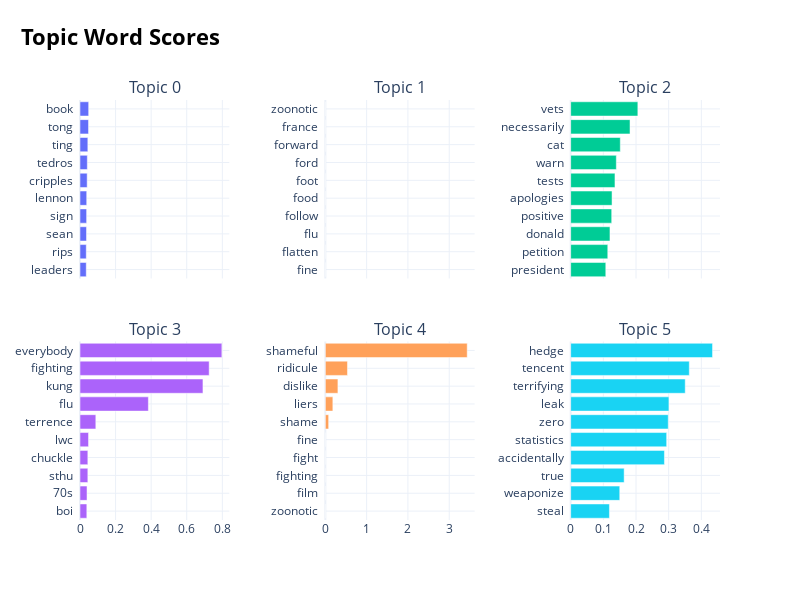

The notebook cell saved with this chart:
### Code cell
alberto.visualize_barchart(top_n_topics=6, n_words=10)

### Figure 1 — Plotly figure (JSON) as saved in the notebook; plotly's stock layout.template omitted (floating-point values rounded to 4 significant figures)
{"data": [{"orientation": "h", "type": "bar", "x": [0.03511, 0.03525, 0.0366, 0.03721, 0.0377, 0.04031, 0.04114, 0.04406, 0.04792, 0.04873], "xaxis": "x", "y": ["leaders  ", "rips  ", "sean  ", "sign  ", "lennon  ", "cripples  ", "tedros  ", "ting  ", "tong  ", "book  "], "yaxis": "y"}, {"orientation": "h", "type": "bar", "x": [0, 0, 0, 0, 0, 0, 0, 0, 0, 0], "xaxis": "x2", "y": ["fine  ", "flatten  ", "flu  ", "follow  ", "food  ", "foot  ", "ford  ", "forward  ", "france  ", "zoonotic  "], "yaxis": "y2"}, {"orientation": "h", "type": "bar", "x": [0.1075, 0.1136, 0.1203, 0.1256, 0.1266, 0.1356, 0.1398, 0.1519, 0.1817, 0.2056], "xaxis": "x3", "y": ["president  ", "petition  ", "donald  ", "positive  ", "apologies  ", "tests  ", "warn  ", "cat  ", "necessarily  ", "vets  "], "yaxis": "y3"}, {"orientation": "h", "type": "bar", "x": [0.03836, 0.03949, 0.04404, 0.04404, 0.04794, 0.0889, 0.3843, 0.6911, 0.726, 0.7974], "xaxis": "x4", "y": ["boi  ", "70s  ", "sthu  ", "chuckle  ", "lwc  ", "terrence  ", "flu  ", "kung  ", "fighting  ", "everybody  "], "yaxis": "y4"}, {"orientation": "h", "type": "bar", "x": [0, 0, 0, 0, 0, 0.08031, 0.182, 0.3045, 0.536, 3.435], "xaxis": "x5", "y": ["zoonotic  ", "film  ", "fighting  ", "fight  ", "fine  ", "shame  ", "liers  ", "dislike  ", "ridicule  ", "shameful  "], "yaxis": "y5"}, {"orientation": "h", "type": "bar", "x": [0.1187, 0.1502, 0.1637, 0.287, 0.2939, 0.2987, 0.3008, 0.3506, 0.3631, 0.4342], "xaxis": "x6", "y": ["steal  ", "weaponize  ", "true  ", "accidentally  ", "statistics  ", "zero  ", "leak  ", "terrifying  ", "tencent  ", "hedge  "], "yaxis": "y6"}], "layout": {"annotations": [{"font": {"size": 16}, "showarrow": false, "text": "Topic 0", "x": 0.1167, "xanchor": "center", "xref": "paper", "y": 1, "yanchor": "bottom", "yref": "paper"}, {"font": {"size": 16}, "showarrow": false, "text": "Topic 1", "x": 0.5, "xanchor": "center", "xref": "paper", "y": 1, "yanchor": "bottom", "yref": "paper"}, {"font": {"size": 16}, "showarrow": false, "text": "Topic 2", "x": 0.8833, "xanchor": "center", "xref": "paper", "y": 1, "yanchor": "bottom", "yref": "paper"}, {"font": {"size": 16}, "showarrow": false, "text": "Topic 3", "x": 0.1167, "xanchor": "center", "xref": "paper", "y": 0.425, "yanchor": "bottom", "yref": "paper"}, {"font": {"size": 16}, "showarrow": false, "text": "Topic 4", "x": 0.5, "xanchor": "center", "xref": "paper", "y": 0.425, "yanchor": "bottom", "yref": "paper"}, {"font": {"size": 16}, "showarrow": false, "text": "Topic 5", "x": 0.8833, "xanchor": "center", "xref": "paper", "y": 0.425, "yanchor": "bottom", "yref": "paper"}], "height": 600, "hoverlabel": {"bgcolor": "white", "font": {"family": "Rockwell", "size": 16}}, "showlegend": false, "title": {"font": {"color": "Black", "size": 22}, "text": "<b>Topic Word Scores", "x": 0.15, "xanchor": "center", "y": 0.95, "yanchor": "top"}, "width": 800, "xaxis": {"anchor": "y", "domain": [0, 0.2333], "matches": "x4", "showgrid": true, "showticklabels": false}, "xaxis2": {"anchor": "y2", "domain": [0.3833, 0.6167], "matches": "x5", "showgrid": true, "showticklabels": false}, "xaxis3": {"anchor": "y3", "domain": [0.7667, 1.0], "matches": "x6", "showgrid": true, "showticklabels": false}, "xaxis4": {"anchor": "y4", "domain": [0, 0.2333], "showgrid": true}, "xaxis5": {"anchor": "y5", "domain": [0.3833, 0.6167], "showgrid": true}, "xaxis6": {"anchor": "y6", "domain": [0.7667, 1.0], "showgrid": true}, "yaxis": {"anchor": "x", "domain": [0.575, 1], "showgrid": true}, "yaxis2": {"anchor": "x2", "domain": [0.575, 1], "showgrid": true}, "yaxis3": {"anchor": "x3", "domain": [0.575, 1], "showgrid": true}, "yaxis4": {"anchor": "x4", "domain": [0, 0.425], "showgrid": true}, "yaxis5": {"anchor": "x5", "domain": [0, 0.425], "showgrid": true}, "yaxis6": {"anchor": "x6", "domain": [0, 0.425], "showgrid": true}}}
